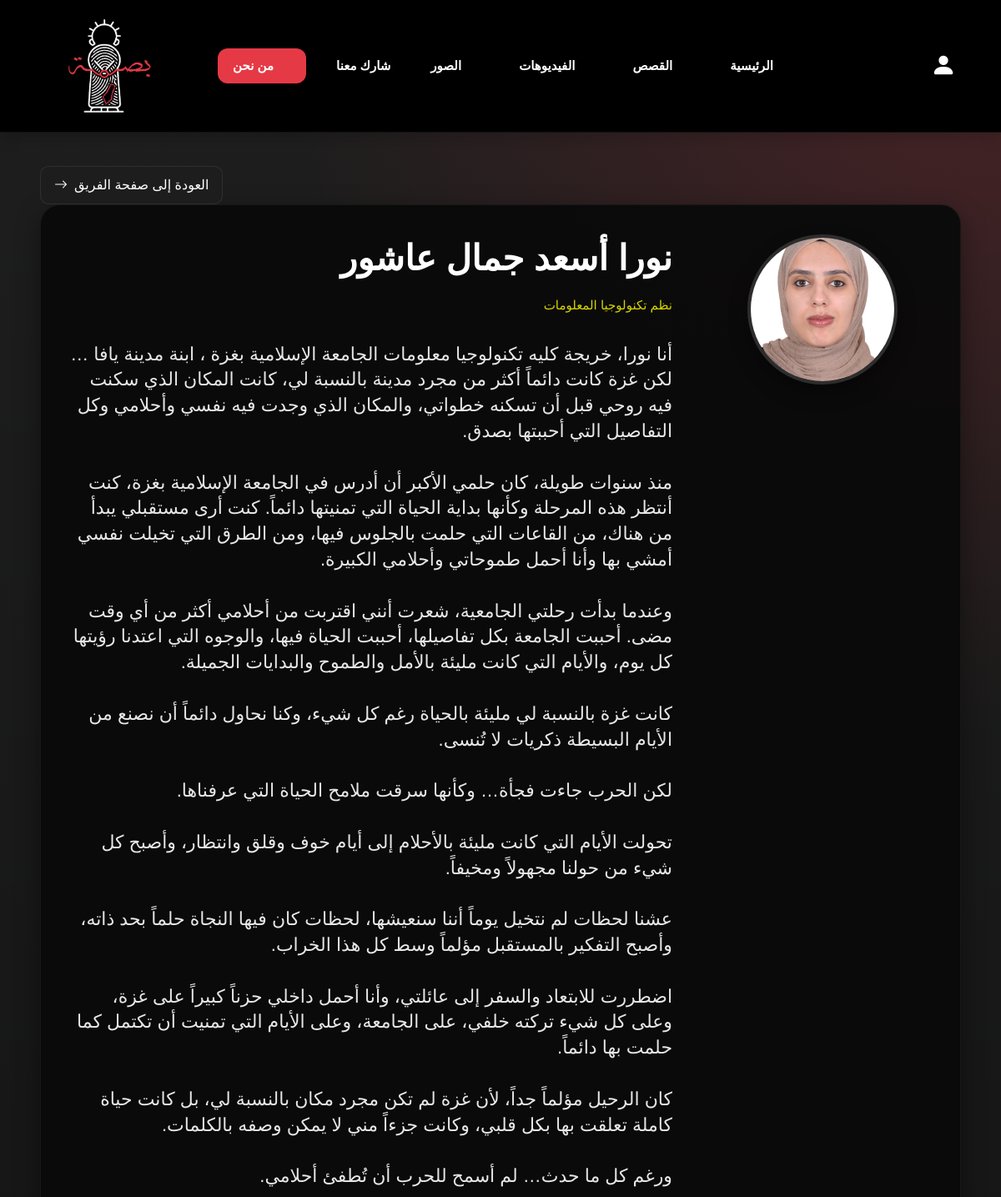
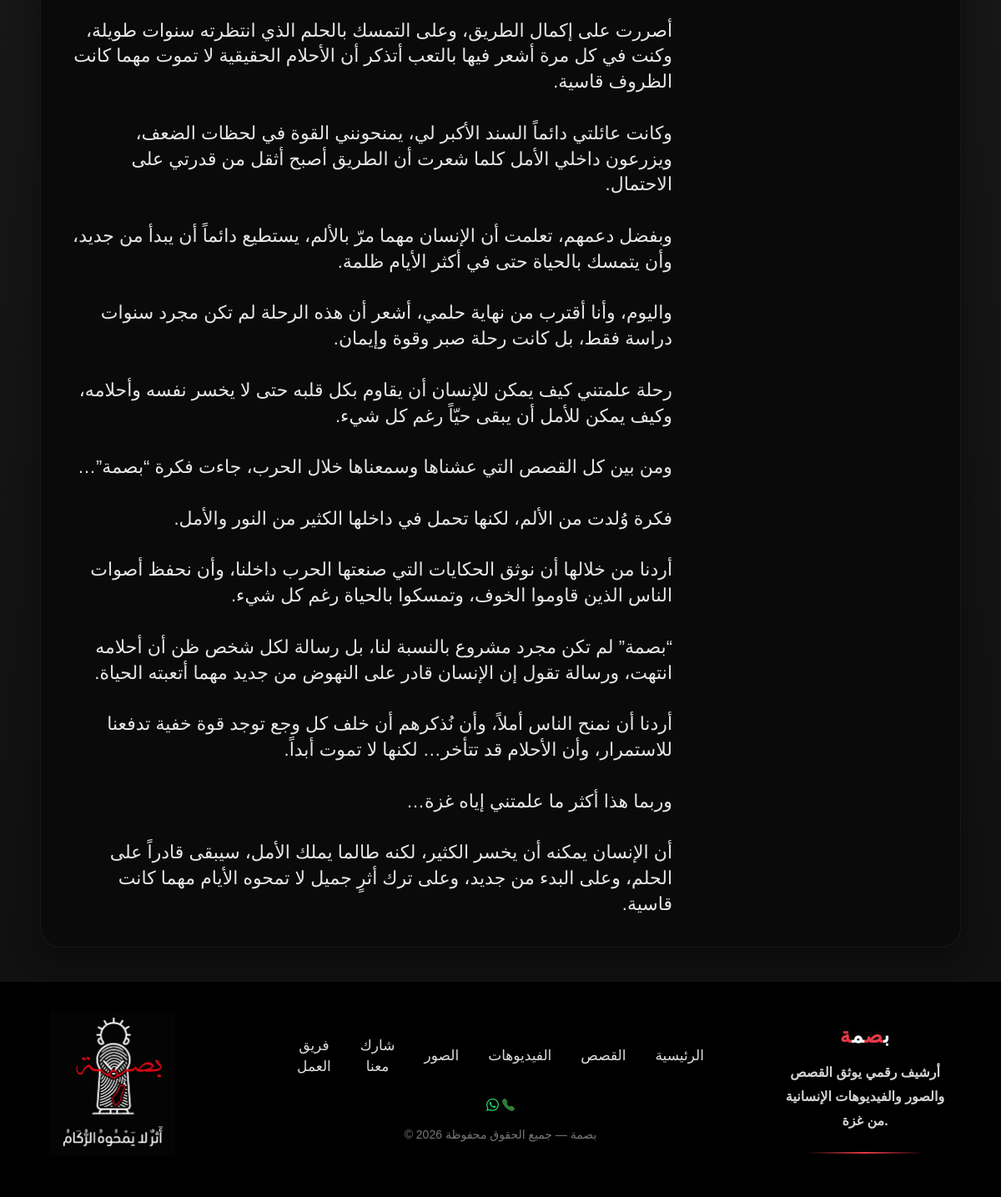
/user/userMemberView.php?id=3, run on the app's committed database (2 pictures, top to bottom).
### tables this page shows
CREATE TABLE `team` (
  `id` int(11) NOT NULL,
  `name` varchar(255) NOT NULL,
  `role` varchar(255) NOT NULL,
  `story` text NOT NULL,
  `image` varchar(255) NOT NULL
);

### user/userMemberView.php (the view, shortened to what this page needs)
<?php
include '../dbConnection.php';
$id = (int)$_GET['id'];
$teamQuery = "SELECT * FROM team WHERE id = $id LIMIT 1";
$teamResult= mysqli_query($conn, $teamQuery);
$row = mysqli_fetch_assoc($teamResult);
?>
<!doctype html>
<html lang="ar" dir="ltr">
<head>
    <link href="https://cdn.jsdelivr.net/npm/bootstrap@5.3.2/dist/css/bootstrap.min.css" rel="stylesheet">
    <link href="https://cdn.jsdelivr.net/npm/bootstrap-icons@1.11.3/font/bootstrap-icons.css" rel="stylesheet">
    <link rel="stylesheet" href="../assets/css/navbar.css">
    <link rel="stylesheet" href="../assets/css/user.css">
    <link rel="stylesheet" href="../assets/css/footer.css">
</head>
<body class="bg-light">
    <nav class="navbar navbar-expand-md navbar-dark bg-dark shadow">
        <div class="container">
            <div class="navbar-left">
                <div class="d-flex align-items-center gap-3">
                    <a class="navbar-brand m-0" href="#">
                        <img src="../assets/images/logos/basmah.png" height="100" width="100">
                    </a>
                </div>
            </div>
            <div class="navbar-center">
                <div class="collapse navbar-collapse" id="navbarNav">
                    <ul class="navbar-nav gap-4 mobile-menu-list">
                        <li class="nav-item dropdown">
                            <a class="nav-link active dropdown-toggle text-white" href="#" role="button"
                                data-bs-toggle="dropdown">من نحن</a>
                        </li>
                        <li class="nav-item">
                            <a class="nav-link  text-white" href="#" role="button">شارك معنا</a>
                        </li>
                        <li class="nav-item dropdown">
                            <a class="nav-link dropdown-toggle text-white" href="#" role="button"
                                data-bs-toggle="dropdown">الصور</a>
                        </li>
                        <li class="nav-item dropdown">
                            <a class="nav-link dropdown-toggle text-white" href="#" role="button"
                                data-bs-toggle="dropdown">الفيديوهات</a>
                        </li>
                        <li class="nav-item dropdown">
                            <a class="nav-link dropdown-toggle text-white" href="#" role="button"
                                data-bs-toggle="dropdown">القصص</a>
                        </li>
                        <li class="nav-item">
                            <a class="nav-link" href="../index.php">الرئيسية</a>
                        </li>
                    </ul>
                </div>
            </div>
            <div class="navbar-right">
                <div class="d-flex align-items-center gap-3">
                    <a class="nav-link" id="admin-icon" href="../login.html">
                        <i class="bi bi-person-fill" style="font-size: 30px;"></i>
                    </a>
                </div>
            </div>
        </div>
    </nav>
    <div class="page-container">
        <a href="userAboutUs.php" class="btn-back">
            <i class="bi bi-arrow-right"></i>
            العودة إلى صفحة الفريق
        </a>
        <div class="member-view-card">
            <div class="member-content">
                <h1 class="member-title"><?php echo htmlspecialchars($row['name']); ?></h1>
                <div class="member-role"><?php echo htmlspecialchars($row['role']); ?></div>
                <div class="member-story">
                    <?php echo nl2br(htmlspecialchars($row['story'])); ?>
                </div>
            </div>
            <div class="member-side">
                <img src="../uploads/uploadsTeamPhotos/<?php echo htmlspecialchars($row['image']); ?>"
                    alt="member image" class="member-image popup-image">
            </div>
        </div>
    </div>
    <footer class="footer">
        <div class="footer-right">
            <img src="../assets/images/logos/footer.png" alt="بصمة">
        </div>
        <div class="footer-center">
            <div class="footer-links">
                <a href="../index.php">الرئيسية</a>
                <a href="userStoriesPage.php">القصص</a>
                <a href="userVideosPage.php">الفيديوهات</a>
                <a href="userPhotosPage.php">الصور</a>
                <a href="userShareForm.php">شارك معنا</a>
                <a href="userAboutUs.php">فريق العمل</a>
            </div>
            <div class="footer-contact">
                <a href="https://wa.me/970594148802" target="_blank" class="whatsapp i"><i
                        class="bi bi-whatsapp"></i></a>
                <a href="tel:0594148802" class="phone i"><i class="bi bi-telephone-fill"></i></a>
            </div>
            <div class="footer-copy">
                © 2026 بصمة — جميع الحقوق محفوظة
            </div>
        </div>
        <div class="footer-brand">
            <h5>
                ب<span>ص</span>م<span>ة</span>
            </h5>
            <p>
                أرشيف رقمي يوثق القصص والصور والفيديوهات الإنسانية من غزة.
            </p>
        </div>
    </footer>
</body>
</html>

### assets/css/navbar.css (style rules this page uses)
.navbar { background: #000 !important; border-bottom: 1px solid rgba(255, 255, 255, 0.08); padding: 14px 0; }
.navbar .container { display: flex; align-items: center; justify-content: space-between; gap: 20px; }
.navbar .navbar-brand img { width: 180px; height: 120px; object-fit: contain; }
.navbar .navbar-nav { align-items: center; gap: 28px; }
.navbar .nav-link { color: #fff !important; font-size: 15px; font-weight: 600; display: flex; align-items: center; gap: 6px; transition: 0.3s; padding: 10px 12px !important; border-radius: 10px; }
.navbar .nav-link.active { background: #e63946; color: #fff !important; border-radius: 12px; padding: 10px 18px !important; }
.navbar-left, .navbar-right { width: 180px; display: flex; align-items: center; }
.navbar-left { justify-content: flex-start; }
.navbar-right { justify-content: flex-end; gap: 15px; }
.navbar-center { flex: 1; display: flex; justify-content: center; }
.navbar-center .navbar-collapse { justify-content: center; }
.navbar-nav { margin: 0 !important; }
.navbar .dropdown-toggle::after { border: none; content: "\F282"; font-family: "bootstrap-icons"; font-size: 12px; opacity: 0; transition: 0.35s ease; }

### assets/css/user.css (style rules this page uses)
* { margin: 0; padding: 0; box-sizing: border-box; }
body { background: #000; color: white; font-family: Arial, sans-serif; }
.btn-back { background: #1d1d1d; border: 1px solid rgba(255, 255, 255, 0.08); color: white; padding: 10px 16px; border-radius: 10px; text-decoration: none; display: inline-flex; align-items: center; gap: 8px; right: 15px; position: static; transition: 0.3s; }
.popup-image { cursor: pointer; transition: 0.3s; }
.page-container { width: 92%; max-width: 1350px; margin: 40px auto; }
.member-view-card { background: rgba(10, 10, 10, 0.94); border-radius: 24px; padding: 35px; border: 1px solid rgba(255, 255, 255, 0.06); box-shadow: 0 10px 30px rgba(0, 0, 0, 0.4); display: grid; grid-template-columns: 1fr 260px; gap: 50px; align-items: start; }
.member-content { text-align: right; }
.member-title { font-size: 42px; font-weight: bold; margin-bottom: 10px; color: #fff; line-height: 1.4; }
.member-role { margin-top: 12px; color: #d6d600; font-size: 15px; line-height: 1.8; position: relative; z-index: 2; }
.member-side { display: flex; flex-direction: column; align-items: center; text-align: center; }
.member-image { width: 180px; height: 180px; border-radius: 50%; object-fit: cover; border: 4px solid rgba(255, 255, 255, 0.14); box-shadow: 0 10px 22px rgba(0, 0, 0, 0.35); margin-bottom: 16px; }
.member-story { direction: rtl; font-size: 22px; line-height: 1.4; color: #e7e7e7; white-space: pre-line; }

### assets/css/footer.css (style rules this page uses)
.footer { direction: ltr; background: #000; border-top: 1px solid rgba(255, 255, 255, 0.08); padding: 35px 60px; display: flex; justify-content: space-between; align-items: center; gap: 90px; flex-wrap: wrap; }
.footer-right { flex: 1; display: flex; justify-content: flex-start; }
.footer-center { flex: 2; text-align: center; }
.footer-brand { flex: 1; text-align: right; }
.footer-right img { width: 150px; margin-bottom: 15px; }
.footer-center { text-align: center; }
.footer-links { direction: rtl; display: flex; justify-content: center; gap: 35px; flex-wrap: nowrap; margin-bottom: 22px; align-items: center; }
.footer-links a { color: #ddd; text-decoration: none; transition: .3s; font-size: 17px; }
.footer-contact { margin-bottom: 14px; font-size: 15px; }
.whatsapp i { color: #25D366; text-decoration: none; }
.phone i { color: #2f7d35; text-decoration: none; }
.footer-copy { color: #777; font-size: 14px; }
.footer-brand { text-align: center; position: relative; }
.footer-brand h5 { font-size: 25px; font-weight: 900; color: #fff; line-height: 1; margin-bottom: 18px; letter-spacing: 1px; text-shadow: 0 0 10px rgba(255, 255, 255, 0.08), 0 0 25px rgba(230, 57, 70, 0.12); }
.footer-brand h5 span { color: #e63946; }
.footer-brand p { color: #d4d4d4; font-size: 16px; font-weight: 600; line-height: 1.8; margin-bottom: 22px; }
.footer-brand::after { content: ""; width: 140px; height: 2px; background: linear-gradient(to right, transparent, #e63946, transparent); display: block; margin: auto; border-radius: 999px; }

### user/userMemberView.php (style rules this page uses)
body { font-family: Arial, sans-serif; background: #fff; color: #111; background: radial-gradient(circle at top right, rgba(230, 57, 70, .22), transparent 28%), linear-gradient(rgba(0, 0, 0, .88), rgba(0, 0, 0, .94)), url("../assets/images/statics/cover.png") center/cover no-repeat; }

### data on the page
team: name "نورا أسعد جمال عاشور", role "نظم تكنولوجيا المعلومات", story "أنا نورا، خريجة كليه تكنولوجيا معلومات الجامعة الإسلامية بغزة ، ابنة مدينة يافا … لكن غزة كانت دائماً أكثر من مجرد مدينة بالنسبة لي، كانت المكان الذي سكنت فيه روحي قبل أن تسكنه خطواتي، والمكان الذي وجدت فيه نفسي وأحلامي وكل التفاصيل التي أحببتها بصدق. منذ سنوات طويلة، كان حلمي الأكبر أن أدرس في الجامعة الإسلامية بغزة، كنت أنتظر هذه المرحلة وكأنها بداية الحياة التي تمنيتها دائماً. كنت أرى مستقبلي يبدأ من هناك، من القاعات التي حلمت بالجلوس فيها، ومن الطرق التي تخيلت نفسي أمشي بها وأنا أحمل طموحاتي وأحلامي الكبيرة. وعندما بدأت رحلتي الجامعية، شعرت أنني اقتربت من أحلامي أكثر من أي وقت مضى. أحببت الجامعة بكل تفاصيلها، أحببت الحياة فيها، والوجوه التي اعتدنا رؤيتها كل يوم، والأيام التي كانت مليئة…", image (picture)
